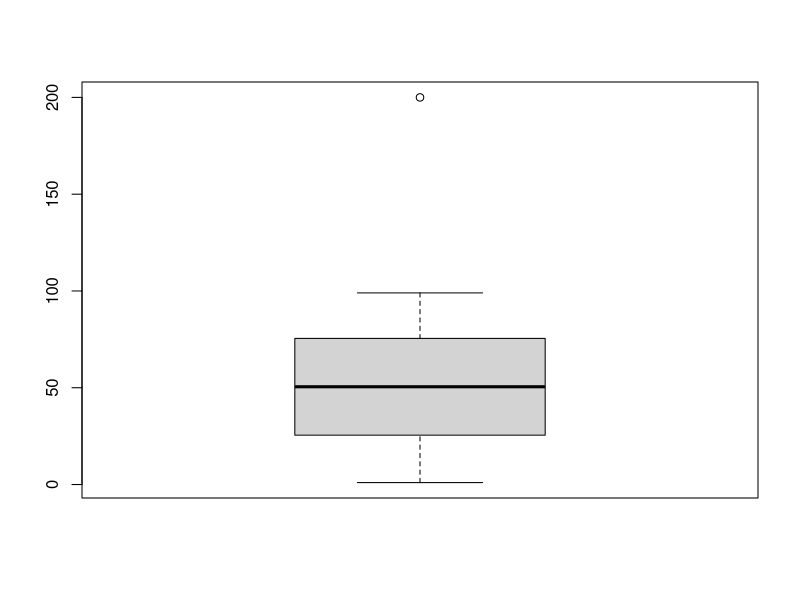
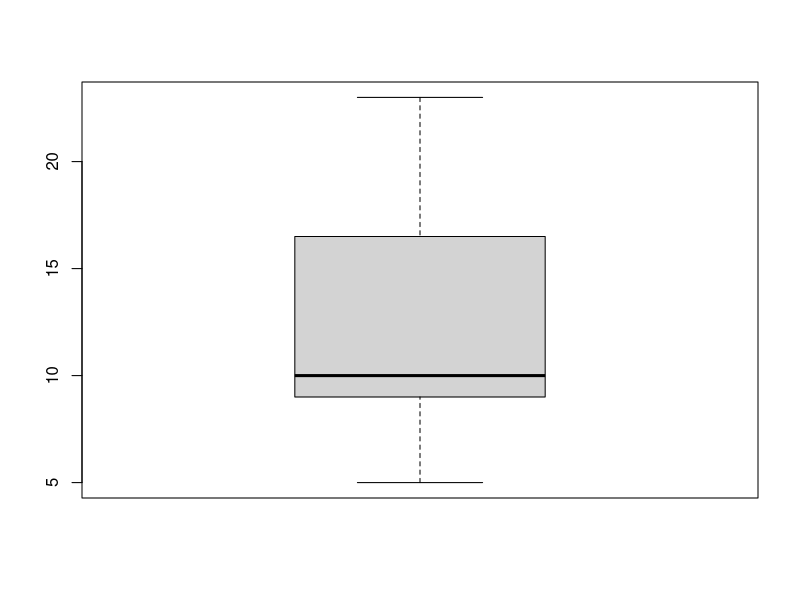
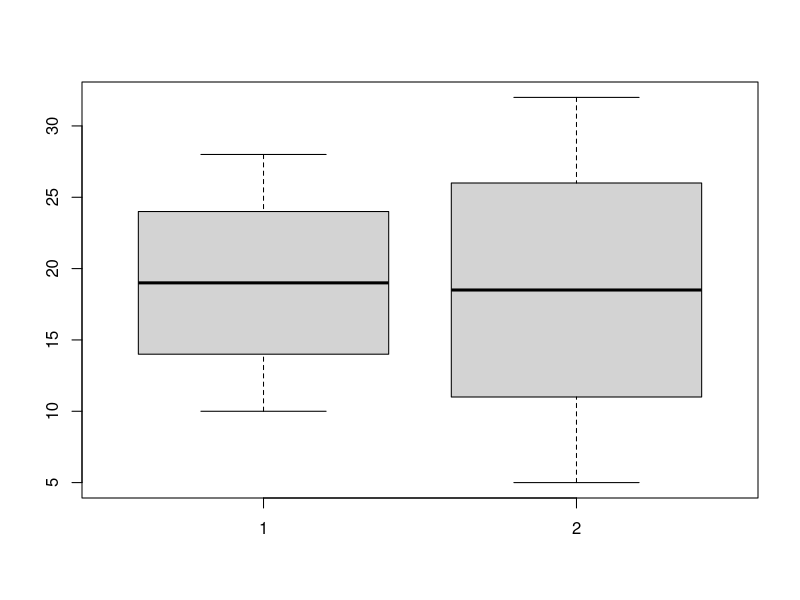
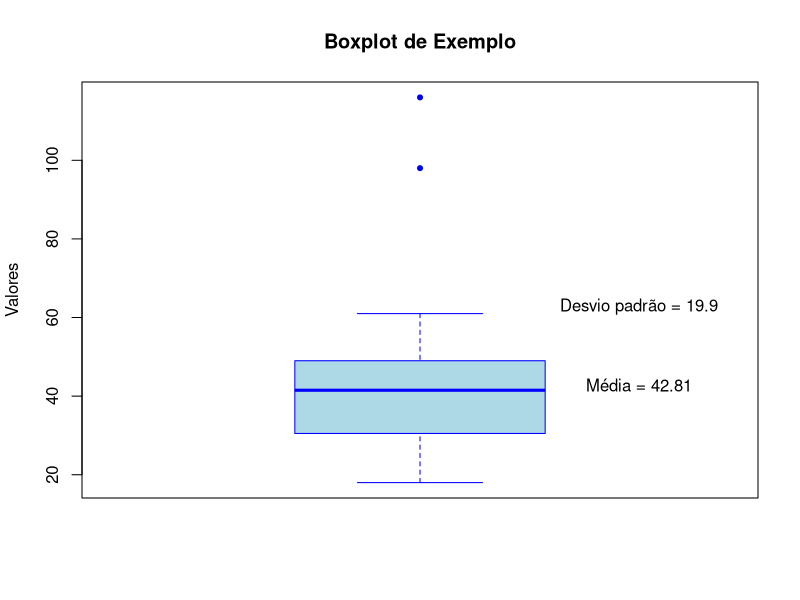

Here is the R script that generated these plots, in order: (Note: this script raises an error after producing the figures.)
x <- 1:99
x <- c(x,200)
boxplot(x)















x <- c(5, 8, 10, 10, 15, 18, 23)
q1 <- quantile(x, 0.25)
mediana <- median(x)
q3 <- quantile(x, 0.75)
boxplot(x)


x <- c(10, 12, 14, 16, 18, 20, 22, 24, 26, 28)
y <- c(5, 8, 11, 14, 17, 20, 23, 26, 29, 32)
boxplot(list(x, y))


# Definindo um conjunto de dados como um vetor:
dados <- c(18, 21, 21, 23, 23, 25,
           27, 29, 30, 31, 32, 32,
           32, 34, 35, 36, 38, 41,
           42, 42, 43, 44, 45, 46,
           46, 47, 48, 50, 54, 56,
           57, 58, 60, 61, 98, 116)

# Carregando os dados
#dados <- c(10, 15, 18, 20, 22, 24, 25, 26, 28, 30)

# Criando o gráfico
boxplot(dados,
        main = "Boxplot de Exemplo",
        ylab = "Valores",
        col = "lightblue",
        border = "blue",
        pch = 20)

# Adicionando a média e o desvio padrão
m <- mean(dados)
sd <- sd(dados)
text(1.35, m, paste0("Média = ", round(m, 2)))
text(1.35, m + sd, paste0("Desvio padrão = ", round(sd, 2)))






# Criar o boxplot personalizado
boxplot(valores,
        main = "Boxplot dos valores",
        xlab = "Valores",
        col = "gray",
        border = "blue",
        whisklty = 2,
        medcol = "red",
        outpch = 19)

